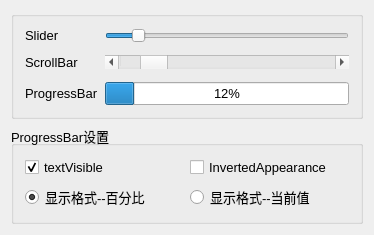
<?xml version="1.0" encoding="UTF-8"?>
<ui version="4.0">
 <class>Widget</class>
 <widget class="QWidget" name="Widget">
  <property name="geometry">
   <rect>
    <x>0</x>
    <y>0</y>
    <width>374</width>
    <height>228</height>
   </rect>
  </property>
  <property name="font">
   <font>
    <pointsize>10</pointsize>
   </font>
  </property>
  <property name="windowTitle">
   <string>Demo3_3 progressBar</string>
  </property>
  <layout class="QVBoxLayout" name="verticalLayout">
   <item>
    <widget class="QGroupBox" name="groupBox">
     <property name="title">
      <string/>
     </property>
     <layout class="QGridLayout" name="gridLayout">
      <property name="verticalSpacing">
       <number>12</number>
      </property>
      <item row="0" column="0">
       <widget class="QLabel" name="label">
        <property name="text">
         <string>Slider</string>
        </property>
       </widget>
      </item>
      <item row="2" column="1">
       <widget class="QProgressBar" name="progressBar">
        <property name="maximum">
         <number>200</number>
        </property>
        <property name="value">
         <number>24</number>
        </property>
        <property name="textVisible">
         <bool>true</bool>
        </property>
        <property name="invertedAppearance">
         <bool>false</bool>
        </property>
        <property name="textDirection">
         <enum>QProgressBar::TopToBottom</enum>
        </property>
       </widget>
      </item>
      <item row="0" column="1">
       <widget class="QSlider" name="slider">
        <property name="maximum">
         <number>200</number>
        </property>
        <property name="value">
         <number>23</number>
        </property>
        <property name="orientation">
         <enum>Qt::Horizontal</enum>
        </property>
        <property name="tickPosition">
         <enum>QSlider::NoTicks</enum>
        </property>
       </widget>
      </item>
      <item row="2" column="0">
       <widget class="QLabel" name="label_3">
        <property name="text">
         <string>ProgressBar</string>
        </property>
       </widget>
      </item>
      <item row="1" column="0">
       <widget class="QLabel" name="label_2">
        <property name="text">
         <string>ScrollBar</string>
        </property>
       </widget>
      </item>
      <item row="1" column="1">
       <widget class="QScrollBar" name="scrollBar">
        <property name="maximum">
         <number>200</number>
        </property>
        <property name="value">
         <number>23</number>
        </property>
        <property name="orientation">
         <enum>Qt::Horizontal</enum>
        </property>
        <property name="invertedAppearance">
         <bool>false</bool>
        </property>
       </widget>
      </item>
     </layout>
    </widget>
   </item>
   <item>
    <widget class="QGroupBox" name="groupBox_2">
     <property name="title">
      <string>ProgressBar设置</string>
     </property>
     <layout class="QGridLayout" name="gridLayout_2">
      <item row="0" column="0">
       <widget class="QCheckBox" name="chkBox_Visible">
        <property name="text">
         <string>textVisible</string>
        </property>
        <property name="checked">
         <bool>true</bool>
        </property>
       </widget>
      </item>
      <item row="0" column="1">
       <widget class="QCheckBox" name="chkBox_Inverted">
        <property name="text">
         <string>InvertedAppearance</string>
        </property>
       </widget>
      </item>
      <item row="1" column="0">
       <widget class="QRadioButton" name="radio_Percent">
        <property name="text">
         <string>显示格式--百分比</string>
        </property>
        <property name="checked">
         <bool>true</bool>
        </property>
       </widget>
      </item>
      <item row="1" column="1">
       <widget class="QRadioButton" name="radio_Value">
        <property name="text">
         <string>显示格式--当前值</string>
        </property>
        <property name="checked">
         <bool>false</bool>
        </property>
       </widget>
      </item>
     </layout>
    </widget>
   </item>
  </layout>
 </widget>
 <layoutdefault spacing="6" margin="11"/>
 <resources/>
 <connections/>
</ui>
